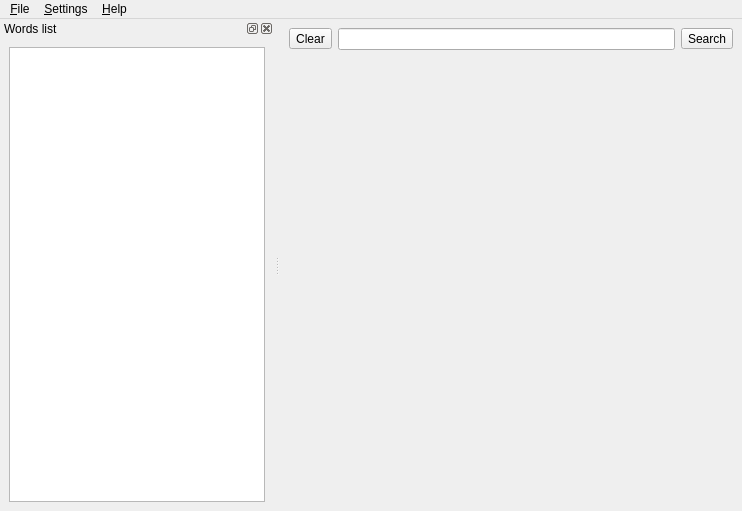
<ui version="4.0" >
 <class>QStarDict::MainWindow</class>
 <widget class="QMainWindow" name="QStarDict::MainWindow" >
  <property name="geometry" >
   <rect>
    <x>0</x>
    <y>0</y>
    <width>742</width>
    <height>511</height>
   </rect>
  </property>
  <property name="windowTitle" >
   <string>QStarDict</string>
  </property>
  <property name="windowIcon" >
   <iconset resource="pixmaps/pixmaps.qrc" >:/icons/qstardict.png</iconset>
  </property>
  <widget class="QWidget" name="centralwidget" >
   <layout class="QGridLayout" >
    <property name="leftMargin" >
     <number>9</number>
    </property>
    <property name="topMargin" >
     <number>9</number>
    </property>
    <property name="rightMargin" >
     <number>9</number>
    </property>
    <property name="bottomMargin" >
     <number>9</number>
    </property>
    <property name="horizontalSpacing" >
     <number>6</number>
    </property>
    <property name="verticalSpacing" >
     <number>6</number>
    </property>
    <item row="0" column="0" >
     <layout class="QHBoxLayout" >
      <property name="spacing" >
       <number>6</number>
      </property>
      <property name="leftMargin" >
       <number>0</number>
      </property>
      <property name="topMargin" >
       <number>0</number>
      </property>
      <property name="rightMargin" >
       <number>0</number>
      </property>
      <property name="bottomMargin" >
       <number>0</number>
      </property>
      <item>
       <widget class="QToolButton" name="searchClearButton" >
        <property name="toolTip" >
         <string>Clear the search box</string>
        </property>
        <property name="text" >
         <string>Clear</string>
        </property>
        <property name="icon" >
         <iconset resource="pixmaps/pixmaps.qrc" >:/icons/clear-right.png</iconset>
        </property>
        <property name="toolButtonStyle" >
         <enum>Qt::ToolButtonIconOnly</enum>
        </property>
       </widget>
      </item>
      <item>
       <widget class="QLineEdit" name="searchBox" />
      </item>
      <item>
       <widget class="QToolButton" name="queryButton" >
        <property name="toolTip" >
         <string>Fuzzy query</string>
        </property>
        <property name="text" >
         <string>Search</string>
        </property>
        <property name="icon" >
         <iconset resource="pixmaps/pixmaps.qrc" >:/icons/search-filter.png</iconset>
        </property>
        <property name="toolButtonStyle" >
         <enum>Qt::ToolButtonTextBesideIcon</enum>
        </property>
       </widget>
      </item>
     </layout>
    </item>
    <item row="1" column="0" >
     <widget class="DictWidget" native="1" name="translationView" />
    </item>
   </layout>
  </widget>
  <widget class="QDockWidget" name="wordsListDock" >
   <property name="features" >
    <set>QDockWidget::AllDockWidgetFeatures</set>
   </property>
   <property name="allowedAreas" >
    <set>Qt::DockWidgetAreas(Qt::LeftDockWidgetArea|Qt::NoDockWidgetArea|Qt::RightDockWidgetArea)</set>
   </property>
   <property name="windowTitle" >
    <string>Words list</string>
   </property>
   <attribute name="dockWidgetArea" >
    <number>1</number>
   </attribute>
   <widget class="QWidget" name="dockWidgetContents" >
    <layout class="QGridLayout" >
     <property name="leftMargin" >
      <number>9</number>
     </property>
     <property name="topMargin" >
      <number>9</number>
     </property>
     <property name="rightMargin" >
      <number>9</number>
     </property>
     <property name="bottomMargin" >
      <number>9</number>
     </property>
     <property name="horizontalSpacing" >
      <number>6</number>
     </property>
     <property name="verticalSpacing" >
      <number>6</number>
     </property>
     <item row="0" column="0" >
      <widget class="QListWidget" name="wordsList" />
     </item>
    </layout>
   </widget>
  </widget>
  <widget class="QMenuBar" name="menubar" >
   <property name="geometry" >
    <rect>
     <x>0</x>
     <y>0</y>
     <width>742</width>
     <height>29</height>
    </rect>
   </property>
   <widget class="QMenu" name="menu_File" >
    <property name="title" >
     <string>&amp;File</string>
    </property>
    <addaction name="actionSaveToFile" />
    <addaction name="actionQuit" />
   </widget>
   <widget class="QMenu" name="menuHelp" >
    <property name="title" >
     <string>&amp;Help</string>
    </property>
    <addaction name="actionAbout" />
    <addaction name="actionAboutQt" />
   </widget>
   <widget class="QMenu" name="menu_Options" >
    <property name="title" >
     <string>&amp;Settings</string>
    </property>
    <addaction name="actionScan" />
    <addaction name="actionSettings" />
   </widget>
   <addaction name="menu_File" />
   <addaction name="menu_Options" />
   <addaction name="menuHelp" />
  </widget>
  <action name="actionQuit" >
   <property name="icon" >
    <iconset resource="pixmaps/pixmaps.qrc" >:/icons/application-exit.png</iconset>
   </property>
   <property name="text" >
    <string>&amp;Quit</string>
   </property>
   <property name="shortcut" >
    <string>Ctrl+Q</string>
   </property>
  </action>
  <action name="actionAbout" >
   <property name="text" >
    <string>&amp;About</string>
   </property>
  </action>
  <action name="actionAboutQt" >
   <property name="text" >
    <string>About &amp;Qt</string>
   </property>
  </action>
  <action name="actionSettings" >
   <property name="icon" >
    <iconset resource="pixmaps/pixmaps.qrc" >:/icons/configure.png</iconset>
   </property>
   <property name="text" >
    <string>&amp;Configure QStarDict</string>
   </property>
  </action>
  <action name="actionScan" >
   <property name="checkable" >
    <bool>true</bool>
   </property>
   <property name="text" >
    <string>&amp;Scan</string>
   </property>
  </action>
  <action name="actionSaveToFile" >
   <property name="icon" >
    <iconset resource="pixmaps/pixmaps.qrc" >:/icons/document-save-as.png</iconset>
   </property>
   <property name="text" >
    <string>&amp;Save to file</string>
   </property>
   <property name="shortcut" >
    <string>Ctrl+S</string>
   </property>
  </action>
 </widget>
 <customwidgets>
  <customwidget>
   <class>DictWidget</class>
   <extends>QWidget</extends>
   <header>dictwidget.h</header>
  </customwidget>
 </customwidgets>
 <tabstops>
  <tabstop>searchBox</tabstop>
  <tabstop>queryButton</tabstop>
  <tabstop>wordsList</tabstop>
  <tabstop>searchClearButton</tabstop>
 </tabstops>
 <resources>
  <include location="pixmaps/pixmaps.qrc" />
 </resources>
 <connections>
  <connection>
   <sender>searchClearButton</sender>
   <signal>clicked()</signal>
   <receiver>searchBox</receiver>
   <slot>clear()</slot>
   <hints>
    <hint type="sourcelabel" >
     <x>315</x>
     <y>59</y>
    </hint>
    <hint type="destinationlabel" >
     <x>647</x>
     <y>61</y>
    </hint>
   </hints>
  </connection>
  <connection>
   <sender>searchClearButton</sender>
   <signal>clicked()</signal>
   <receiver>searchBox</receiver>
   <slot>setFocus()</slot>
   <hints>
    <hint type="sourcelabel" >
     <x>315</x>
     <y>59</y>
    </hint>
    <hint type="destinationlabel" >
     <x>647</x>
     <y>61</y>
    </hint>
   </hints>
  </connection>
  <connection>
   <sender>searchBox</sender>
   <signal>returnPressed()</signal>
   <receiver>queryButton</receiver>
   <slot>click()</slot>
   <hints>
    <hint type="sourcelabel" >
     <x>438</x>
     <y>50</y>
    </hint>
    <hint type="destinationlabel" >
     <x>661</x>
     <y>51</y>
    </hint>
   </hints>
  </connection>
 </connections>
</ui>
